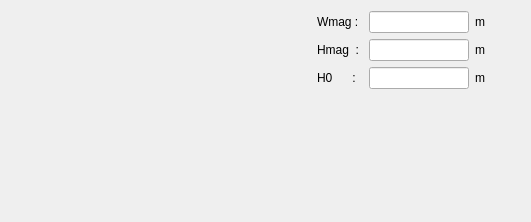
<?xml version="1.0" encoding="UTF-8"?>
<ui version="4.0">
 <class>PMagnet10</class>
 <widget class="QWidget" name="PMagnet10">
  <property name="geometry">
   <rect>
    <x>0</x>
    <y>0</y>
    <width>531</width>
    <height>222</height>
   </rect>
  </property>
  <property name="minimumSize">
   <size>
    <width>0</width>
    <height>0</height>
   </size>
  </property>
  <property name="windowTitle">
   <string>Form</string>
  </property>
  <layout class="QHBoxLayout" name="horizontalLayout">
   <item>
    <widget class="QLabel" name="img_magnet">
     <property name="minimumSize">
      <size>
       <width>300</width>
       <height>200</height>
      </size>
     </property>
     <property name="maximumSize">
      <size>
       <width>550</width>
       <height>350</height>
      </size>
     </property>
     <property name="text">
      <string/>
     </property>
     <property name="pixmap">
      <pixmap resource="../../../../Resources/pyleecan.qrc">:/images/images/MachineSetup/P_Magnet/Surface Magnet type 10.PNG</pixmap>
     </property>
     <property name="scaledContents">
      <bool>true</bool>
     </property>
    </widget>
   </item>
   <item>
    <layout class="QVBoxLayout" name="verticalLayout">
     <item>
      <layout class="QGridLayout" name="gridLayout">
       <item row="0" column="1">
        <widget class="FloatEdit" name="lf_Wmag">
         <property name="minimumSize">
          <size>
           <width>100</width>
           <height>0</height>
          </size>
         </property>
         <property name="maximumSize">
          <size>
           <width>100</width>
           <height>16777215</height>
          </size>
         </property>
        </widget>
       </item>
       <item row="2" column="0">
        <widget class="QLabel" name="in_H0">
         <property name="text">
          <string>H0      :</string>
         </property>
        </widget>
       </item>
       <item row="1" column="2">
        <widget class="QLabel" name="unit_Hmag">
         <property name="text">
          <string>m</string>
         </property>
        </widget>
       </item>
       <item row="1" column="1">
        <widget class="FloatEdit" name="lf_Hmag">
         <property name="minimumSize">
          <size>
           <width>100</width>
           <height>0</height>
          </size>
         </property>
         <property name="maximumSize">
          <size>
           <width>100</width>
           <height>16777215</height>
          </size>
         </property>
        </widget>
       </item>
       <item row="0" column="2">
        <widget class="QLabel" name="unit_Wmag">
         <property name="text">
          <string>m</string>
         </property>
        </widget>
       </item>
       <item row="2" column="1">
        <widget class="FloatEdit" name="lf_H0">
         <property name="minimumSize">
          <size>
           <width>100</width>
           <height>0</height>
          </size>
         </property>
         <property name="maximumSize">
          <size>
           <width>100</width>
           <height>16777215</height>
          </size>
         </property>
        </widget>
       </item>
       <item row="1" column="0">
        <widget class="QLabel" name="in_Hmag">
         <property name="text">
          <string>Hmag  :</string>
         </property>
        </widget>
       </item>
       <item row="2" column="2">
        <widget class="QLabel" name="unit_H0">
         <property name="text">
          <string>m</string>
         </property>
        </widget>
       </item>
       <item row="0" column="0">
        <widget class="QLabel" name="in_Wmag">
         <property name="text">
          <string>Wmag :</string>
         </property>
        </widget>
       </item>
      </layout>
     </item>
     <item>
      <widget class="WMagnetOut" name="w_out" native="true"/>
     </item>
     <item>
      <spacer name="verticalSpacer">
       <property name="orientation">
        <enum>Qt::Vertical</enum>
       </property>
       <property name="sizeHint" stdset="0">
        <size>
         <width>17</width>
         <height>18</height>
        </size>
       </property>
      </spacer>
     </item>
    </layout>
   </item>
  </layout>
 </widget>
 <customwidgets>
  <customwidget>
   <class>FloatEdit</class>
   <extends>QLineEdit</extends>
   <header>......GUI/Tools/FloatEdit.h</header>
  </customwidget>
  <customwidget>
   <class>WMagnetOut</class>
   <extends>QWidget</extends>
   <header>......GUI.Dialog.DMachineSetup.SMagnet.WMagnetOut.WMagnetOut.h</header>
   <container>1</container>
  </customwidget>
 </customwidgets>
 <tabstops>
  <tabstop>lf_Wmag</tabstop>
  <tabstop>lf_Hmag</tabstop>
  <tabstop>lf_H0</tabstop>
 </tabstops>
 <resources>
  <include location="../../../../Resources/pyleecan.qrc"/>
  <include location="../../../../Resources/pyleecan.qrc"/>
  <include location="../../../Resources/pyleecan.qrc"/>
 </resources>
 <connections/>
</ui>
